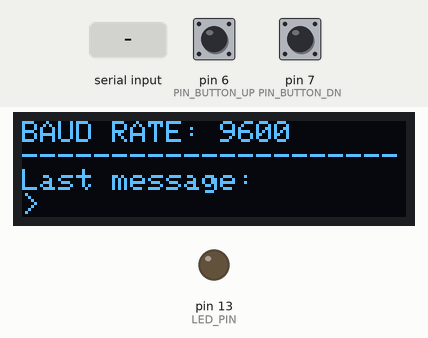
Recording of a sketch running on a simulated Arduino Uno, built with avr-gcc and run on an emulated ATmega328P. Shown: 128×32 one-colour display, output pins drawn as LEDs (lit = HIGH). The inputs (shaded band) are chosen by the test bench; at power-on: pin 6 (PIN_BUTTON_UP) HIGH, pin 7 (PIN_BUTTON_DN) HIGH.

Above: at 6.4 s.
6.5 s: pin 6 (PIN_BUTTON_UP) pulled LOW for 0.15 s
At 6.77 s:
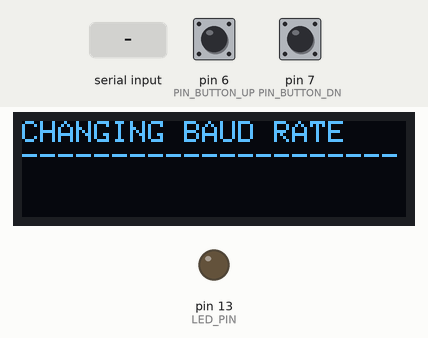
8.4 s: "1" received over the second serial link
At 9.2 s:
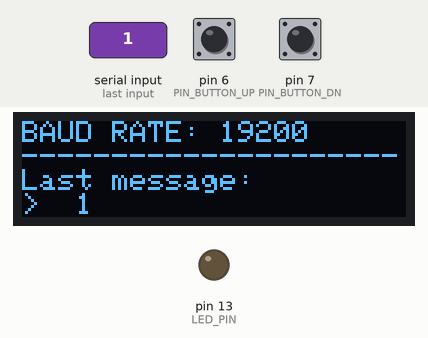
10.0 s: pin 7 (PIN_BUTTON_DN) pulled LOW for 0.15 s
At 11.6 s:
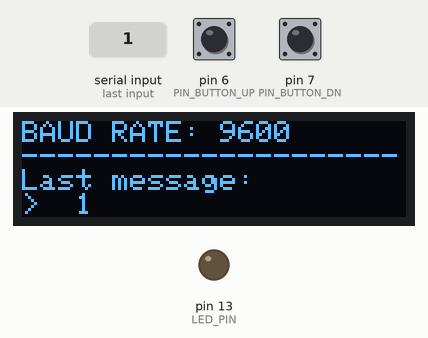
11.9 s: pin 7 (PIN_BUTTON_DN) pulled LOW for 1 s
At 13.2 s:
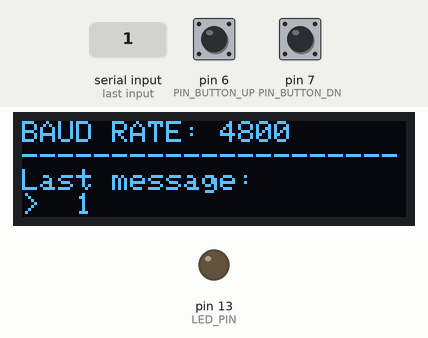
14.4 s: "0" received over the second serial link
At 15.5 s:
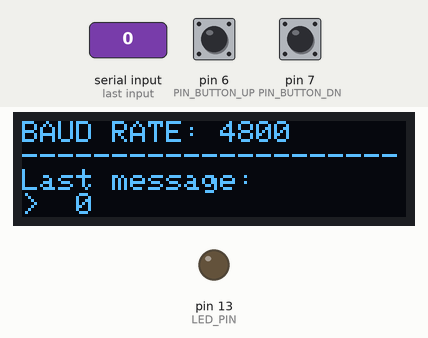
16.0 s: pin 6 (PIN_BUTTON_UP) pulled LOW for 1 s
At 16.9 s:
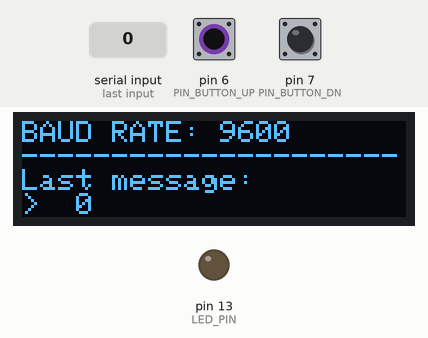
Timing chart, 0 to 19.0 s (numbered marks = the images above; inputs shaded):
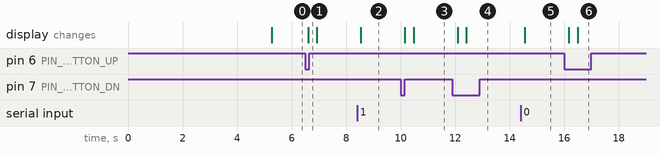

Measured:
- after the input at 6.5 s, the display: changes after 0.11 s (image 1)
- after the input at 8.4 s, the display: changes after 0.15 s (image 2)
- after the input at 10.0 s, the display: first changes after 0.16 s (image 3 shows a later state)
- after the input at 11.9 s, the display: first changes after 0.19 s (image 4 shows a later state)
- after the input at 14.4 s, the display: changes after 0.16 s (image 5)
- after the input at 16.0 s, the display: first changes after 0.17 s (image 6 shows a later state)

The sketch:

serial-reader.ino
```cpp
#include <Wire.h>
#include <Adafruit_GFX.h>
#include <Adafruit_SSD1306.h>
#include <SoftwareSerial.h>

#include "config.h"

#define PIN_BUTTON_UP 6
#define PIN_BUTTON_DN 7
#define LED_PIN 13

#define RX_PIN 8
#define TX_PIN 9

Adafruit_SSD1306 display(128, 32);

SoftwareSerial serialHandle(8, 9);

int byteRead;

int UP_STATE = 0;
int DN_STATE = 0;
int LED_STATE = false;
bool MOVE = false;
bool CHANGED = false;

int CURRENT_BAUD = 6;
String LAST_RECEIVED = "";

void setup() {
  pinMode(PIN_BUTTON_UP, INPUT_PULLUP);
  pinMode(PIN_BUTTON_DN, INPUT_PULLUP);
  pinMode(LED_PIN, OUTPUT);

  Wire.begin();

  // Initialize OLED at the 0x3C I2C address
  display.begin(SSD1306_SWITCHCAPVCC, 0x3C);
  display.clearDisplay();
  display.setTextColor(WHITE);

  display.setTextSize(1);
  display.setCursor(0, 0);
  display.println("SERIAL PORT READER");
  display.println("by Fabio Y. Goto");
  display.println("================");
  display.println("Initializing ...");
  display.display();

  serialStart();

  delay(5000);
  display.clearDisplay();
}

void loop() {
  buttonUpdate();

  if (CHANGED) {
    displayRefresh();
    serialStart();
    delay(100);
  } else {
    displayStatus();
    delay(250);
  }
}

void serialStart() {
  serialHandle.flush();
  Serial.flush();
  delay(100);

  serialHandle.begin(BAUD_RATE[CURRENT_BAUD]);
  Serial.begin(BAUD_RATE[CURRENT_BAUD]);
  delay(100);

  CHANGED = false;
}

void displayRefresh () {
  display.clearDisplay();

  display.setCursor(0, 0);
  display.println("CHANGING BAUD RATE");
  display.println("---------------------");
  display.display();
}

void displayStatus () {
  display.clearDisplay();

  display.setCursor(0, 0);
  display.print("BAUD RATE: ");
  display.println(BAUD_RATE[CURRENT_BAUD]);
  display.println("---------------------");

  if (serialHandle.available() > 0) {
    String received = "";

    while (serialHandle.available() > 0) {
      byteRead = serialHandle.read();

      received += (char) byteRead;
    }

    LAST_RECEIVED = received;
  }

  display.println("Last message:");
  display.print(">  ");
  display.println(LAST_RECEIVED);
  display.println("");
  display.display();
}

void buttonUpdate() {
  if (!digitalRead(PIN_BUTTON_UP) && !UP_STATE) {
    UP_STATE = 1;
  } else if (digitalRead(PIN_BUTTON_UP) && UP_STATE > 0) {
    UP_STATE = 0;
  }

  if (!digitalRead(PIN_BUTTON_DN) && !UP_STATE) {
    DN_STATE = 1;
  } else if (digitalRead(PIN_BUTTON_DN) && DN_STATE > 0) {
    DN_STATE = 0;
  }

  LED_STATE = (UP_STATE - DN_STATE);

  if (MOVE && LED_STATE == 0) {
    MOVE = false;
  }

  if (!MOVE && LED_STATE != 0) {
    MOVE = true;

    if (LED_STATE > 0) {
      CURRENT_BAUD = clamp(CURRENT_BAUD + 1, BAUD_RATE_MIN, BAUD_RATE_MAX);
    } else if (LED_STATE < 0) {
      CURRENT_BAUD = clamp(CURRENT_BAUD - 1, BAUD_RATE_MIN, BAUD_RATE_MAX);
    }

    if (LED_STATE != 0) {
      CHANGED = true;
    }
  }
}
```

config.h
```cpp
const long BAUD_RATE[] = {
  300L,
  600L,
  750L,
  1200L,
  2400L,
  4800L,
  9600L,
  19200L,
  31250L,
  38400L,
  57600L,
  74880L,
  115200L,
  230400L,
  250000L,
  460800L,
  500000L
};

const int BAUD_RATE_MIN = 0;

const int BAUD_RATE_MAX = sizeof(BAUD_RATE) / sizeof(BAUD_RATE[0]);
```

serial-config.ino
```cpp
int clamp(int value, int min, int max) {
  return max(min(max, value), min);
}
```
